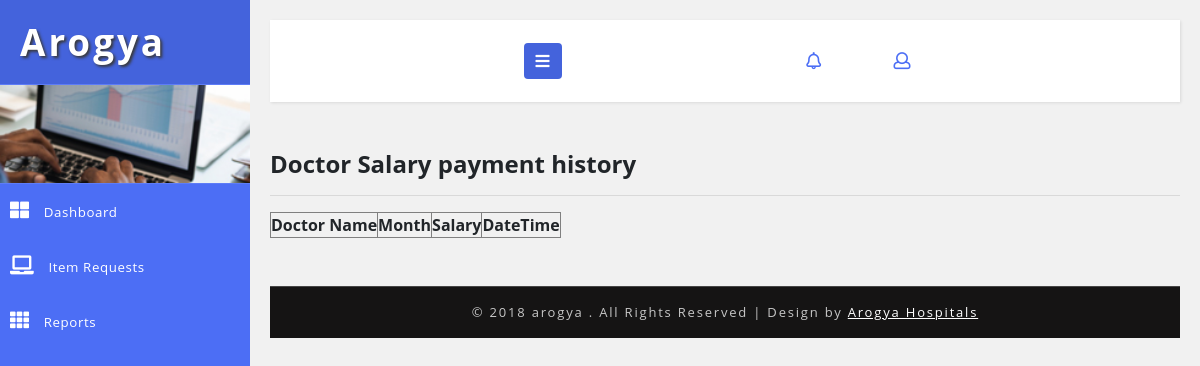
Page /accountant/doctor_salary_payment_history.php on the earlier database version.
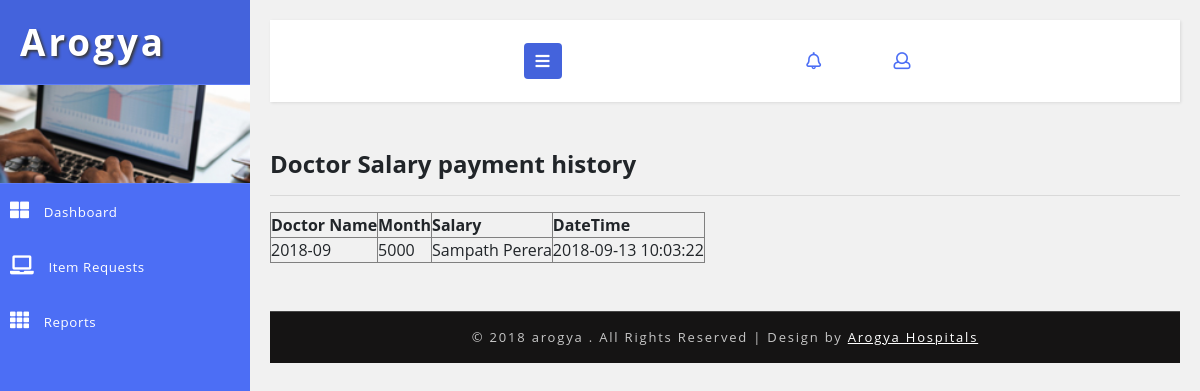
Same page on the later database version.
### tables this page shows
CREATE TABLE `hms_doctor_salary` (
  `id` int(5) NOT NULL DEFAULT 0,
  `doctor_id` int(5) DEFAULT NULL,
  `salary_month` varchar(20) DEFAULT NULL,
  `salary_amount` varbinary(10) DEFAULT NULL,
  `created_date` timestamp NOT NULL DEFAULT current_timestamp(),
  `created_user` int(5) DEFAULT NULL
);

### DB.php (called while the page is built, shortened)
<?php
function getDBConnection() {
    $servername = "localhost";
    $username = "root";
    $password = "123";
    $db = "hmsdb";
    $conn = mysqli_connect($servername, $username, $password, $db);
    if (!$conn) {
        die("Connection failed: " . mysqli_connect_error());
    } else {
        return $conn;
    }
}
function getData($sql) {
    $conn = getDBConnection();
    $result = mysqli_query($conn, $sql);
    if (mysqli_num_rows($result) > 0) {
        return $result;
    } else {
        return FALSE;
    }
}
?>

### accountant/doctor_salary_payment_history.php (the view, shortened to what this page needs)
<?php
include '../DB.php';
?>
<!DOCTYPE html>
<html lang="en">
    <head>
        <link rel="stylesheet" href="https://maxcdn.bootstrapcdn.com/bootstrap/3.3.7/css/bootstrap.min.css">
        <link rel="stylesheet" href="https://maxcdn.bootstrapcdn.com/font-awesome/4.7.0/css/font-awesome.min.css">
        <link href="../css/bootstrap.css" rel="stylesheet" type="text/css" media="all" />
        <link href="../css/style.css" rel="stylesheet" type="text/css" media="all" />
        <link rel="stylesheet" href="../css/style4.css">
        <link href="../css/fontawesome-all.css" rel="stylesheet">
    </head>
    <body>
        <div class="wrapper">
            <nav id="sidebar">
                <div class="sidebar-header">
                    <h1>
                        <a href="#">Arogya</a>
                    </h1>
                </div>
                <div class="profile-bg"></div>
                <?php
                include_once '../_tree_accountant.php';
                ?>
            </nav>
            <div id="content">
                <?php include_once '../_top_bar.php'; ?>
                <div class="blank-page-content">
                    <h4>Doctor Salary payment history</h4>
                    <hr>
                    <table border="1">
                        <thead>
                            <tr>
                                <th>Doctor Name</th>
                                <th>Month</th>
                                <th>Salary</th>
                                <th>DateTime</th>
                            </tr>
                        </thead>
                        <tbody>
                            <?php
                            $sql = "SELECT hms_doctor_salary.*,CONCAT(hms_doctor.first_name,' ',hms_doctor.last_name) AS doc_name FROM hms_doctor_salary
INNER JOIN hms_doctor
ON hms_doctor_salary.doctor_id = hms_doctor.id
";
                            $data = getData($sql);
                            if ($data != null) {
                                foreach ($data as $value) {
                                    ?>
                                    <tr>
                                        <td><?= $value['salary_month']?></td>
                                        <td><?= $value['salary_amount']?></td>
                                        <td><?= $value['doc_name']?></td>
                                        <td><?= $value['created_date']?></td>
                                    </tr>
                                    <?php
                                }
                            }
                            ?>
                        </tbody>
                    </table>
                </div>
                <?php include '../_footer.php'; ?>
            </div>
        </div>
        <link href="../css/jquery.dataTables.min.css" rel="stylesheet" type="text/css"/>
    </body>
</html>

Differences in the rows shown:
added hms_doctor_salary: salary_month "2018-09", salary_amount "5000", doc_name "Sampath Perera", created_date "2018-09-13 10:03:22"
